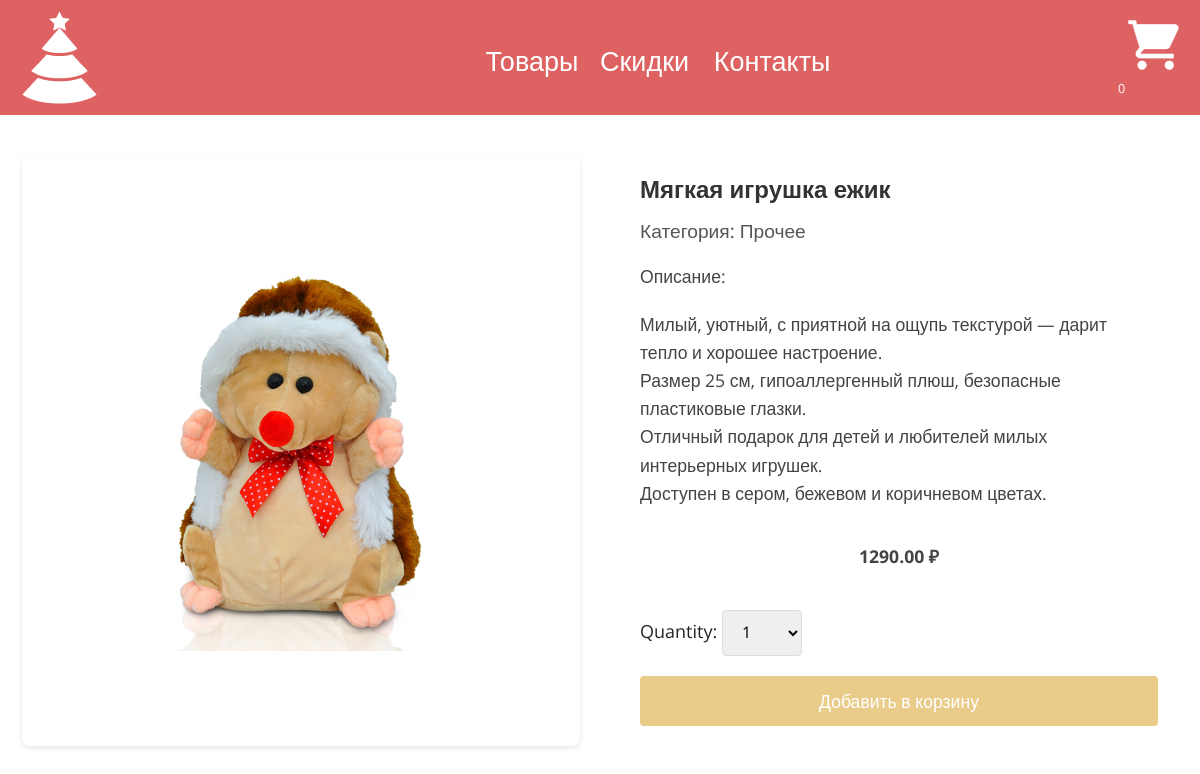
Screenshot of /shop/myagkaya-igrushka-ezhik/ with the database file from the repository.
### main/models.py (models this page shows, shortened)
class Product(models.Model):
    category = models.ForeignKey(Category,
                                 related_name='products',
                                 on_delete=models.CASCADE)
    name = models.CharField(max_length=27)
    slug = models.SlugField(max_length=50)
    image = models.ImageField(upload_to='products/%Y/%m/%d',
                              blank=True)
    description = models.TextField(blank=True)
    price = models.DecimalField(max_digits=10,
                                decimal_places=2)
    available = models.BooleanField(default=True)
    created = models.DateTimeField(auto_now_add=True)
    updated = models.DateTimeField(auto_now=True)
    discount = models.DecimalField(default=0.00, max_digits=4,
                                   decimal_places=2)
    class Meta:
        ordering = ['name']
        indexes = [
            models.Index(fields=['id', 'slug']),
            models.Index(fields=['name']),
            models.Index(fields=['-created']),
        ]

class Category(models.Model):
    name = models.CharField(max_length=20,
                            unique=True)
    slug = models.SlugField(max_length=20,
                            unique=True)
    class Meta:
        ordering = ['name']
        indexes = [models.Index(fields=['name'])]
        verbose_name = 'category'
        verbose_name_plural = 'categories'
    def __str__(self):
        return self.name

### main/views.py (the view)
# urls.py: path('shop/<slug:slug>/', views.product_detail,
def product_detail(request, slug):
    product = get_object_or_404(Product,
                                slug=slug,
                                available=True)
    cart_product_form = CartAddProductForm
    return render(request,
                  'main/product/detail.html',
                  {'product': product,
                   'cart_product_form' : cart_product_form
                   })

### cart/cart.py (called while the page is built)
    def __len__(self):
        return sum(item['quantity'] for item in self.cart.values())

### cart/context_processors.py (called while the page is built)
def cart(request):
    return{'cart' : Cart(request)}

### main/templates/main/product/detail.html (shortened to what this page needs)
{% extends 'main/base.html' %}
{% load static %}
{% block content %}
    <div class="detail-product">
        <div class="detail-img">
            <img src="{% if product.image %}{{ product.image.url }}{% endif %}" alt="" class="detail-image" height="400" width="400">
        </div>
        <div class="detail-description">
            <h2>{{ product.name }}</h2>
            <h3>Категория: {{ product.category }}</h3>
            <p>Описание: {{ product.description|linebreaks }}</p>
            {% if product.discount %}
                <div class="cart-discount">
                    <p class="line">{{ product.price }} ₽</p>
                    <p>{{ product.sell_price }} ₽</p>
                </div>
            {% else %}
                <p class="price">{{ product.price }} ₽</p>
            {% endif %}
            <form action="{% url "cart:cart_add" product.id %}" class="qform" method="post">
                <div class="cart-form">
                    {{ cart_product_form }}
                </div>
                <input type="submit" class="add-to-cart-btn" value="Добавить в корзину">
            </form>
        </div>
    </div>
{% endblock content %}

### main/static/css/base.css (style rules this page uses)
body { font-family: "Open Sans", sans-serif; font-size: 18px; padding: 0; margin: 0; overflow-x:hidden; }
h2 { font-size: 48px; font-weight: 600; }
h3 { font-size: 36px; }
.price { margin-left: 10px; font-size: 20px; margin-bottom: 8px; color: #333; }
.price, .card-discount { padding: 10px 15px; text-align: center; font-size: 1.2rem; font-weight: bold; color: #333; margin-top: auto; }
.detail-product { display: flex; max-width: 1200px; margin: 30px auto; padding: 20px; gap: 40px; }
.detail-img { flex: 1; display: flex; justify-content: center; align-items: center; background: #fff; border-radius: 8px; padding: 20px; box-shadow: 0 2px 5px rgba(0,0,0,0.1); }
.detail-image { max-width: 100%; height: auto; object-fit: contain; }
.detail-description { flex: 1; padding: 20px; }
.detail-description h2 { font-size: 2rem; color: #333; margin-bottom: 15px; }
.detail-description h3 { font-size: 1.2rem; color: #555; margin-bottom: 20px; font-weight: normal; }
.detail-description p { font-size: 1.1rem; line-height: 1.6; color: #444; margin-bottom: 20px; }
.price { font-size: 1.5rem; font-weight: bold; color: #333; margin: 25px 0; }
.qform { margin-top: 30px; }
.cart-form { margin-bottom: 20px; }
.cart-form select, .cart-form input[type="number"] { padding: 10px 15px; font-size: 1rem; border: 1px solid #ddd; border-radius: 4px; width: 100px; }
.add-to-cart-btn { background-color: #EACC8A; color: white; border: none; padding: 12px 25px; font-size: 1.1rem; border-radius: 4px; cursor: pointer; transition: background-color 0.3s; }
.price { font-size: 1.1rem; font-weight: bold; color: #333; }
.detail-product { padding: 10px; }
.detail-description h2 { font-size: 1.5rem; }
.cart-form select, .cart-form input[type="number"] { width: 80px; }
.add-to-cart-btn { width: 100%; }

### rows the page displays
Product: image (picture), name "Мягкая игрушка ежик", category "Прочее", description "Милый, уютный, с приятной на ощупь текстурой — дарит тепло и хорошее настроение. Размер 25 см, гипоаллергенный плюш, безопасные пластиковые глазки. Отличный подарок для детей и любителей милых интерьерных игрушек. Доступен в сером, бежевом и коричневом цветах.", price "1290.00"
